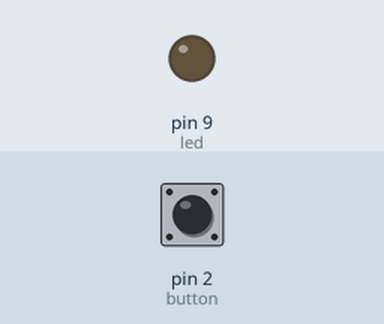
This sketch was run on a simulated Arduino Uno, built with avr-gcc and run on an emulated ATmega328P. Shown: output pins drawn as LEDs (lit = HIGH). Inputs (shaded band) come from the test bench; at power-on: pin 2 (button) HIGH.

Above: at 1.2 s.
1.3 s: pin 2 (button) pulled LOW for 0.15 s
At 1.37 s:
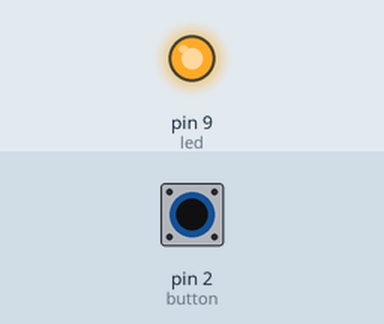
2.9 s: pin 2 (button) pulled LOW for 3.2 s
At 7.0 s:
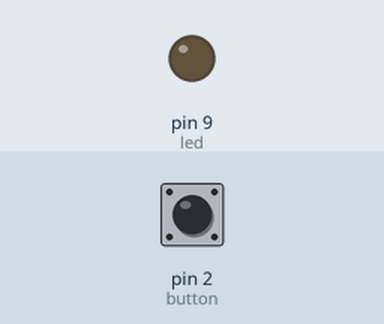
Timing chart, 0 to 8.5 s (numbered marks = the images above; inputs shaded):
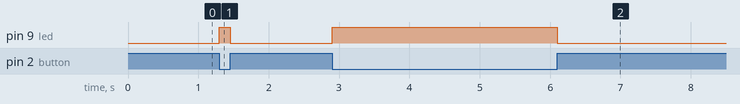

The sketch:

butonControl.ino
```cpp
const int led = 9;
const int button = 2;

void setup() {
  // put your setup code here, to run once:
  pinMode(led, OUTPUT);
  pinMode(button, INPUT);

}

void loop() {
  // put your main code here, to run repeatedly:
  if(digitalRead(button) == LOW){
      digitalWrite(led, HIGH);
    }else{
        digitalWrite(led, LOW);
      }
}
```

Measured:
- after the input at 1.3 s, pin 9 (led): LOW → HIGH at once, → LOW 0.15 s later
- after the input at 2.9 s, pin 9 (led): LOW → HIGH at once, → LOW 3.2 s later
